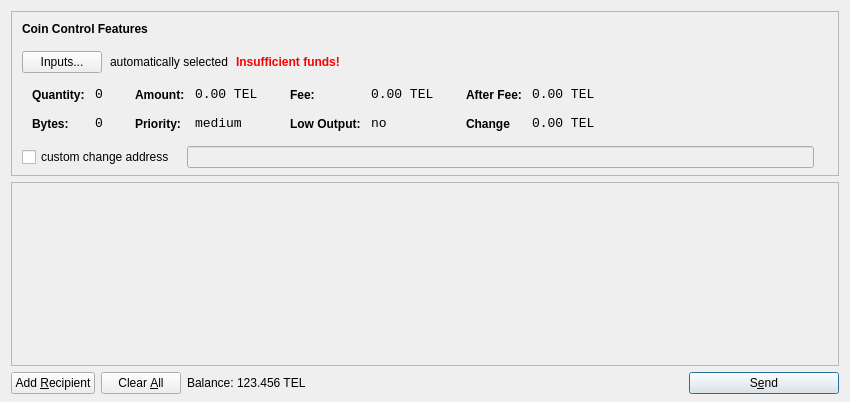
<?xml version="1.0" encoding="UTF-8"?>
<ui version="4.0">
 <class>SendCoinsDialog</class>
 <widget class="QDialog" name="SendCoinsDialog">
  <property name="geometry">
   <rect>
    <x>0</x>
    <y>0</y>
    <width>850</width>
    <height>402</height>
   </rect>
  </property>
  <property name="windowTitle">
   <string>Send Coins</string>
  </property>
  <layout class="QVBoxLayout" name="verticalLayout" stretch="0,1,0">
   <property name="bottomMargin">
    <number>8</number>
   </property>
   <item>
    <widget class="QFrame" name="frameCoinControl">
     <property name="sizePolicy">
      <sizepolicy hsizetype="Expanding" vsizetype="Expanding">
       <horstretch>0</horstretch>
       <verstretch>0</verstretch>
      </sizepolicy>
     </property>
     <property name="maximumSize">
      <size>
       <width>16777215</width>
       <height>16777215</height>
      </size>
     </property>
     <property name="frameShape">
      <enum>QFrame::StyledPanel</enum>
     </property>
     <property name="frameShadow">
      <enum>QFrame::Sunken</enum>
     </property>
     <layout class="QVBoxLayout" name="verticalLayoutCoinControl2">
      <property name="spacing">
       <number>6</number>
      </property>
      <property name="leftMargin">
       <number>0</number>
      </property>
      <property name="topMargin">
       <number>0</number>
      </property>
      <property name="rightMargin">
       <number>0</number>
      </property>
      <property name="bottomMargin">
       <number>6</number>
      </property>
      <item>
       <layout class="QVBoxLayout" name="verticalLayoutCoinControl" stretch="0,0,0,0,1">
        <property name="spacing">
         <number>0</number>
        </property>
        <property name="leftMargin">
         <number>10</number>
        </property>
        <property name="topMargin">
         <number>10</number>
        </property>
        <item>
         <layout class="QHBoxLayout" name="horizontalLayoutCoinControl1">
          <property name="bottomMargin">
           <number>15</number>
          </property>
          <item>
           <widget class="QLabel" name="labelCoinControlFeatures">
            <property name="sizePolicy">
             <sizepolicy hsizetype="Preferred" vsizetype="Maximum">
              <horstretch>0</horstretch>
              <verstretch>0</verstretch>
             </sizepolicy>
            </property>
            <property name="font">
             <font>
              <weight>75</weight>
              <bold>true</bold>
             </font>
            </property>
            <property name="styleSheet">
             <string notr="true">font-weight:bold;</string>
            </property>
            <property name="text">
             <string>Coin Control Features</string>
            </property>
           </widget>
          </item>
         </layout>
        </item>
        <item>
         <layout class="QHBoxLayout" name="horizontalLayoutCoinControl2" stretch="0,0,0,0">
          <property name="spacing">
           <number>8</number>
          </property>
          <property name="bottomMargin">
           <number>10</number>
          </property>
          <item>
           <widget class="QPushButton" name="pushButtonCoinControl">
            <property name="styleSheet">
             <string notr="true"/>
            </property>
            <property name="text">
             <string>Inputs...</string>
            </property>
           </widget>
          </item>
          <item>
           <widget class="QLabel" name="labelCoinControlAutomaticallySelected">
            <property name="text">
             <string>automatically selected</string>
            </property>
            <property name="margin">
             <number>5</number>
            </property>
           </widget>
          </item>
          <item>
           <widget class="QLabel" name="labelCoinControlInsuffFunds">
            <property name="font">
             <font>
              <weight>75</weight>
              <bold>true</bold>
             </font>
            </property>
            <property name="styleSheet">
             <string notr="true">color:red;font-weight:bold;</string>
            </property>
            <property name="text">
             <string>Insufficient funds!</string>
            </property>
            <property name="margin">
             <number>5</number>
            </property>
           </widget>
          </item>
          <item>
           <spacer name="horizontalSpacerCoinControl">
            <property name="orientation">
             <enum>Qt::Horizontal</enum>
            </property>
            <property name="sizeHint" stdset="0">
             <size>
              <width>40</width>
              <height>1</height>
             </size>
            </property>
           </spacer>
          </item>
         </layout>
        </item>
        <item>
         <widget class="QWidget" name="widgetCoinControl" native="true">
          <property name="sizePolicy">
           <sizepolicy hsizetype="Preferred" vsizetype="Preferred">
            <horstretch>0</horstretch>
            <verstretch>0</verstretch>
           </sizepolicy>
          </property>
          <property name="minimumSize">
           <size>
            <width>0</width>
            <height>0</height>
           </size>
          </property>
          <property name="styleSheet">
           <string notr="true"/>
          </property>
          <layout class="QHBoxLayout" name="horizontalLayoutCoinControl5">
           <property name="leftMargin">
            <number>0</number>
           </property>
           <property name="topMargin">
            <number>0</number>
           </property>
           <property name="rightMargin">
            <number>0</number>
           </property>
           <property name="bottomMargin">
            <number>0</number>
           </property>
           <item>
            <layout class="QHBoxLayout" name="horizontalLayoutCoinControl3" stretch="0,0,0,1">
             <property name="spacing">
              <number>20</number>
             </property>
             <property name="topMargin">
              <number>0</number>
             </property>
             <property name="bottomMargin">
              <number>10</number>
             </property>
             <item>
              <layout class="QFormLayout" name="formLayoutCoinControl1">
               <property name="horizontalSpacing">
                <number>10</number>
               </property>
               <property name="verticalSpacing">
                <number>14</number>
               </property>
               <property name="leftMargin">
                <number>10</number>
               </property>
               <property name="topMargin">
                <number>4</number>
               </property>
               <property name="rightMargin">
                <number>6</number>
               </property>
               <item row="0" column="0">
                <widget class="QLabel" name="labelCoinControlQuantityText">
                 <property name="styleSheet">
                  <string notr="true">font-weight:bold;</string>
                 </property>
                 <property name="text">
                  <string>Quantity:</string>
                 </property>
                 <property name="margin">
                  <number>0</number>
                 </property>
                </widget>
               </item>
               <item row="0" column="1">
                <widget class="QLabel" name="labelCoinControlQuantity">
                 <property name="font">
                  <font>
                   <family>Monospace</family>
                   <pointsize>10</pointsize>
                  </font>
                 </property>
                 <property name="cursor">
                  <cursorShape>IBeamCursor</cursorShape>
                 </property>
                 <property name="contextMenuPolicy">
                  <enum>Qt::ActionsContextMenu</enum>
                 </property>
                 <property name="text">
                  <string>0</string>
                 </property>
                 <property name="margin">
                  <number>0</number>
                 </property>
                 <property name="textInteractionFlags">
                  <set>Qt::LinksAccessibleByMouse|Qt::TextSelectableByKeyboard|Qt::TextSelectableByMouse</set>
                 </property>
                </widget>
               </item>
               <item row="1" column="0">
                <widget class="QLabel" name="labelCoinControlBytesText">
                 <property name="styleSheet">
                  <string notr="true">font-weight:bold;</string>
                 </property>
                 <property name="text">
                  <string>Bytes:</string>
                 </property>
                </widget>
               </item>
               <item row="1" column="1">
                <widget class="QLabel" name="labelCoinControlBytes">
                 <property name="font">
                  <font>
                   <family>Monospace</family>
                   <pointsize>10</pointsize>
                  </font>
                 </property>
                 <property name="cursor">
                  <cursorShape>IBeamCursor</cursorShape>
                 </property>
                 <property name="contextMenuPolicy">
                  <enum>Qt::ActionsContextMenu</enum>
                 </property>
                 <property name="text">
                  <string>0</string>
                 </property>
                 <property name="textInteractionFlags">
                  <set>Qt::LinksAccessibleByMouse|Qt::TextSelectableByKeyboard|Qt::TextSelectableByMouse</set>
                 </property>
                </widget>
               </item>
              </layout>
             </item>
             <item>
              <layout class="QFormLayout" name="formLayoutCoinControl2">
               <property name="horizontalSpacing">
                <number>10</number>
               </property>
               <property name="verticalSpacing">
                <number>14</number>
               </property>
               <property name="leftMargin">
                <number>6</number>
               </property>
               <property name="topMargin">
                <number>4</number>
               </property>
               <property name="rightMargin">
                <number>6</number>
               </property>
               <item row="0" column="0">
                <widget class="QLabel" name="labelCoinControlAmountText">
                 <property name="styleSheet">
                  <string notr="true">font-weight:bold;</string>
                 </property>
                 <property name="text">
                  <string>Amount:</string>
                 </property>
                 <property name="margin">
                  <number>0</number>
                 </property>
                </widget>
               </item>
               <item row="0" column="1">
                <widget class="QLabel" name="labelCoinControlAmount">
                 <property name="font">
                  <font>
                   <family>Monospace</family>
                   <pointsize>10</pointsize>
                  </font>
                 </property>
                 <property name="cursor">
                  <cursorShape>IBeamCursor</cursorShape>
                 </property>
                 <property name="contextMenuPolicy">
                  <enum>Qt::ActionsContextMenu</enum>
                 </property>
                 <property name="text">
                  <string>0.00 TEL</string>
                 </property>
                 <property name="textInteractionFlags">
                  <set>Qt::LinksAccessibleByMouse|Qt::TextSelectableByKeyboard|Qt::TextSelectableByMouse</set>
                 </property>
                </widget>
               </item>
               <item row="1" column="0">
                <widget class="QLabel" name="labelCoinControlPriorityText">
                 <property name="styleSheet">
                  <string notr="true">font-weight:bold;</string>
                 </property>
                 <property name="text">
                  <string>Priority:</string>
                 </property>
                </widget>
               </item>
               <item row="1" column="1">
                <widget class="QLabel" name="labelCoinControlPriority">
                 <property name="font">
                  <font>
                   <family>Monospace</family>
                   <pointsize>10</pointsize>
                  </font>
                 </property>
                 <property name="cursor">
                  <cursorShape>IBeamCursor</cursorShape>
                 </property>
                 <property name="contextMenuPolicy">
                  <enum>Qt::ActionsContextMenu</enum>
                 </property>
                 <property name="text">
                  <string>medium</string>
                 </property>
                 <property name="textInteractionFlags">
                  <set>Qt::LinksAccessibleByMouse|Qt::TextSelectableByKeyboard|Qt::TextSelectableByMouse</set>
                 </property>
                </widget>
               </item>
              </layout>
             </item>
             <item>
              <layout class="QFormLayout" name="formLayoutCoinControl3">
               <property name="horizontalSpacing">
                <number>10</number>
               </property>
               <property name="verticalSpacing">
                <number>14</number>
               </property>
               <property name="leftMargin">
                <number>6</number>
               </property>
               <property name="topMargin">
                <number>4</number>
               </property>
               <property name="rightMargin">
                <number>6</number>
               </property>
               <item row="0" column="0">
                <widget class="QLabel" name="labelCoinControlFeeText">
                 <property name="styleSheet">
                  <string notr="true">font-weight:bold;</string>
                 </property>
                 <property name="text">
                  <string>Fee:</string>
                 </property>
                 <property name="margin">
                  <number>0</number>
                 </property>
                </widget>
               </item>
               <item row="0" column="1">
                <widget class="QLabel" name="labelCoinControlFee">
                 <property name="font">
                  <font>
                   <family>Monospace</family>
                   <pointsize>10</pointsize>
                  </font>
                 </property>
                 <property name="cursor">
                  <cursorShape>IBeamCursor</cursorShape>
                 </property>
                 <property name="contextMenuPolicy">
                  <enum>Qt::ActionsContextMenu</enum>
                 </property>
                 <property name="text">
                  <string>0.00 TEL</string>
                 </property>
                 <property name="textInteractionFlags">
                  <set>Qt::LinksAccessibleByMouse|Qt::TextSelectableByKeyboard|Qt::TextSelectableByMouse</set>
                 </property>
                </widget>
               </item>
               <item row="1" column="0">
                <widget class="QLabel" name="labelCoinControlLowOutputText">
                 <property name="styleSheet">
                  <string notr="true">font-weight:bold;</string>
                 </property>
                 <property name="text">
                  <string>Low Output:</string>
                 </property>
                </widget>
               </item>
               <item row="1" column="1">
                <widget class="QLabel" name="labelCoinControlLowOutput">
                 <property name="font">
                  <font>
                   <family>Monospace</family>
                   <pointsize>10</pointsize>
                  </font>
                 </property>
                 <property name="cursor">
                  <cursorShape>IBeamCursor</cursorShape>
                 </property>
                 <property name="contextMenuPolicy">
                  <enum>Qt::ActionsContextMenu</enum>
                 </property>
                 <property name="text">
                  <string>no</string>
                 </property>
                 <property name="textInteractionFlags">
                  <set>Qt::LinksAccessibleByMouse|Qt::TextSelectableByKeyboard|Qt::TextSelectableByMouse</set>
                 </property>
                </widget>
               </item>
              </layout>
             </item>
             <item>
              <layout class="QFormLayout" name="formLayoutCoinControl4">
               <property name="horizontalSpacing">
                <number>10</number>
               </property>
               <property name="verticalSpacing">
                <number>14</number>
               </property>
               <property name="leftMargin">
                <number>6</number>
               </property>
               <property name="topMargin">
                <number>4</number>
               </property>
               <property name="rightMargin">
                <number>6</number>
               </property>
               <item row="0" column="0">
                <widget class="QLabel" name="labelCoinControlAfterFeeText">
                 <property name="styleSheet">
                  <string notr="true">font-weight:bold;</string>
                 </property>
                 <property name="text">
                  <string>After Fee:</string>
                 </property>
                 <property name="margin">
                  <number>0</number>
                 </property>
                </widget>
               </item>
               <item row="0" column="1">
                <widget class="QLabel" name="labelCoinControlAfterFee">
                 <property name="font">
                  <font>
                   <family>Monospace</family>
                   <pointsize>10</pointsize>
                  </font>
                 </property>
                 <property name="cursor">
                  <cursorShape>IBeamCursor</cursorShape>
                 </property>
                 <property name="contextMenuPolicy">
                  <enum>Qt::ActionsContextMenu</enum>
                 </property>
                 <property name="text">
                  <string>0.00 TEL</string>
                 </property>
                 <property name="textInteractionFlags">
                  <set>Qt::LinksAccessibleByMouse|Qt::TextSelectableByKeyboard|Qt::TextSelectableByMouse</set>
                 </property>
                </widget>
               </item>
               <item row="1" column="0">
                <widget class="QLabel" name="labelCoinControlChangeText">
                 <property name="styleSheet">
                  <string notr="true">font-weight:bold;</string>
                 </property>
                 <property name="text">
                  <string>Change</string>
                 </property>
                </widget>
               </item>
               <item row="1" column="1">
                <widget class="QLabel" name="labelCoinControlChange">
                 <property name="font">
                  <font>
                   <family>Monospace</family>
                   <pointsize>10</pointsize>
                  </font>
                 </property>
                 <property name="cursor">
                  <cursorShape>IBeamCursor</cursorShape>
                 </property>
                 <property name="contextMenuPolicy">
                  <enum>Qt::ActionsContextMenu</enum>
                 </property>
                 <property name="text">
                  <string>0.00 TEL</string>
                 </property>
                 <property name="textInteractionFlags">
                  <set>Qt::LinksAccessibleByMouse|Qt::TextSelectableByKeyboard|Qt::TextSelectableByMouse</set>
                 </property>
                </widget>
               </item>
              </layout>
             </item>
            </layout>
           </item>
          </layout>
         </widget>
        </item>
        <item>
         <layout class="QHBoxLayout" name="horizontalLayoutCoinControl4" stretch="0,0,0">
          <property name="spacing">
           <number>12</number>
          </property>
          <property name="sizeConstraint">
           <enum>QLayout::SetDefaultConstraint</enum>
          </property>
          <property name="topMargin">
           <number>5</number>
          </property>
          <property name="rightMargin">
           <number>5</number>
          </property>
          <item>
           <widget class="QCheckBox" name="checkBoxCoinControlChange">
            <property name="text">
             <string>custom change address</string>
            </property>
           </widget>
          </item>
          <item>
           <widget class="QLineEdit" name="lineEditCoinControlChange">
            <property name="enabled">
             <bool>false</bool>
            </property>
            <property name="sizePolicy">
             <sizepolicy hsizetype="Expanding" vsizetype="Fixed">
              <horstretch>0</horstretch>
              <verstretch>0</verstretch>
             </sizepolicy>
            </property>
           </widget>
          </item>
          <item>
           <widget class="QLabel" name="labelCoinControlChangeLabel">
            <property name="sizePolicy">
             <sizepolicy hsizetype="Preferred" vsizetype="Expanding">
              <horstretch>0</horstretch>
              <verstretch>0</verstretch>
             </sizepolicy>
            </property>
            <property name="minimumSize">
             <size>
              <width>0</width>
              <height>0</height>
             </size>
            </property>
            <property name="text">
             <string/>
            </property>
            <property name="margin">
             <number>3</number>
            </property>
           </widget>
          </item>
         </layout>
        </item>
        <item>
         <spacer name="verticalSpacerCoinControl">
          <property name="orientation">
           <enum>Qt::Vertical</enum>
          </property>
          <property name="sizeHint" stdset="0">
           <size>
            <width>800</width>
            <height>1</height>
           </size>
          </property>
         </spacer>
        </item>
       </layout>
      </item>
     </layout>
    </widget>
   </item>
   <item>
    <widget class="QScrollArea" name="scrollArea">
     <property name="widgetResizable">
      <bool>true</bool>
     </property>
     <widget class="QWidget" name="scrollAreaWidgetContents">
      <property name="geometry">
       <rect>
        <x>0</x>
        <y>0</y>
        <width>830</width>
        <height>174</height>
       </rect>
      </property>
      <layout class="QVBoxLayout" name="verticalLayout_2">
       <property name="leftMargin">
        <number>0</number>
       </property>
       <property name="topMargin">
        <number>0</number>
       </property>
       <property name="rightMargin">
        <number>0</number>
       </property>
       <property name="bottomMargin">
        <number>0</number>
       </property>
       <item>
        <layout class="QVBoxLayout" name="entries">
         <property name="spacing">
          <number>6</number>
         </property>
        </layout>
       </item>
       <item>
        <spacer name="verticalSpacer">
         <property name="orientation">
          <enum>Qt::Vertical</enum>
         </property>
         <property name="sizeHint" stdset="0">
          <size>
           <width>20</width>
           <height>40</height>
          </size>
         </property>
        </spacer>
       </item>
      </layout>
     </widget>
    </widget>
   </item>
   <item>
    <layout class="QHBoxLayout" name="horizontalLayout">
     <item>
      <widget class="QPushButton" name="addButton">
       <property name="toolTip">
        <string>Send to multiple recipients at once</string>
       </property>
       <property name="text">
        <string>Add &amp;Recipient</string>
       </property>
       <property name="icon">
        <iconset resource="../bitcoin.qrc">
         <normaloff>:/icons/add</normaloff>:/icons/add</iconset>
       </property>
       <property name="autoDefault">
        <bool>false</bool>
       </property>
      </widget>
     </item>
     <item>
      <widget class="QPushButton" name="clearButton">
       <property name="sizePolicy">
        <sizepolicy hsizetype="Minimum" vsizetype="Fixed">
         <horstretch>0</horstretch>
         <verstretch>0</verstretch>
        </sizepolicy>
       </property>
       <property name="toolTip">
        <string>Remove all transaction fields</string>
       </property>
       <property name="text">
        <string>Clear &amp;All</string>
       </property>
       <property name="icon">
        <iconset resource="../bitcoin.qrc">
         <normaloff>:/icons/remove</normaloff>:/icons/remove</iconset>
       </property>
       <property name="autoRepeatDelay">
        <number>300</number>
       </property>
       <property name="autoDefault">
        <bool>false</bool>
       </property>
      </widget>
     </item>
     <item>
      <layout class="QHBoxLayout" name="horizontalLayout_2">
       <property name="spacing">
        <number>3</number>
       </property>
       <item>
        <widget class="QLabel" name="label">
         <property name="sizePolicy">
          <sizepolicy hsizetype="Preferred" vsizetype="Fixed">
           <horstretch>0</horstretch>
           <verstretch>0</verstretch>
          </sizepolicy>
         </property>
         <property name="text">
          <string>Balance:</string>
         </property>
        </widget>
       </item>
       <item>
        <widget class="QLabel" name="labelBalance">
         <property name="sizePolicy">
          <sizepolicy hsizetype="Preferred" vsizetype="Fixed">
           <horstretch>0</horstretch>
           <verstretch>0</verstretch>
          </sizepolicy>
         </property>
         <property name="cursor">
          <cursorShape>IBeamCursor</cursorShape>
         </property>
         <property name="text">
          <string>123.456 TEL</string>
         </property>
         <property name="textInteractionFlags">
          <set>Qt::LinksAccessibleByMouse|Qt::TextSelectableByKeyboard|Qt::TextSelectableByMouse</set>
         </property>
        </widget>
       </item>
      </layout>
     </item>
     <item>
      <spacer name="horizontalSpacer">
       <property name="orientation">
        <enum>Qt::Horizontal</enum>
       </property>
       <property name="sizeHint" stdset="0">
        <size>
         <width>40</width>
         <height>20</height>
        </size>
       </property>
      </spacer>
     </item>
     <item>
      <widget class="QPushButton" name="sendButton">
       <property name="minimumSize">
        <size>
         <width>150</width>
         <height>0</height>
        </size>
       </property>
       <property name="toolTip">
        <string>Confirm the send action</string>
       </property>
       <property name="text">
        <string>S&amp;end</string>
       </property>
       <property name="icon">
        <iconset resource="../bitcoin.qrc">
         <normaloff>:/icons/send</normaloff>:/icons/send</iconset>
       </property>
       <property name="default">
        <bool>true</bool>
       </property>
      </widget>
     </item>
    </layout>
   </item>
  </layout>
 </widget>
 <resources>
  <include location="../bitcoin.qrc"/>
 </resources>
 <connections/>
</ui>
